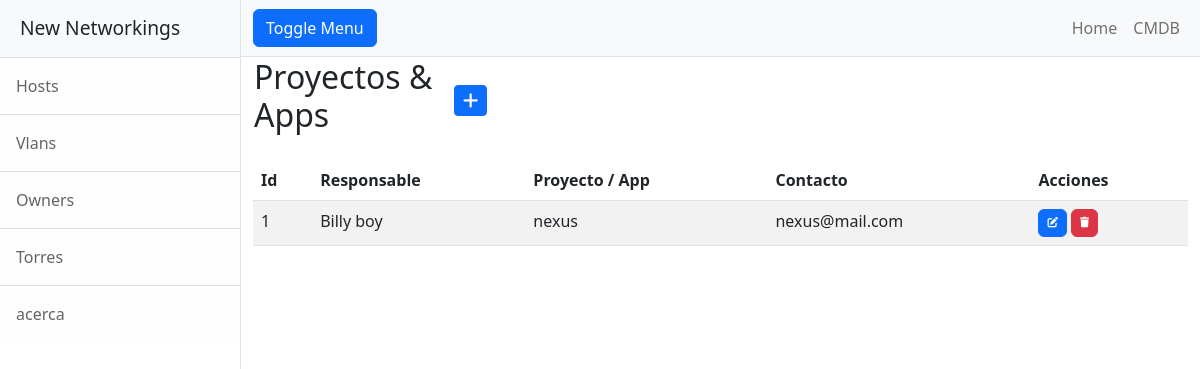
Page /owners/ on the earlier database version.
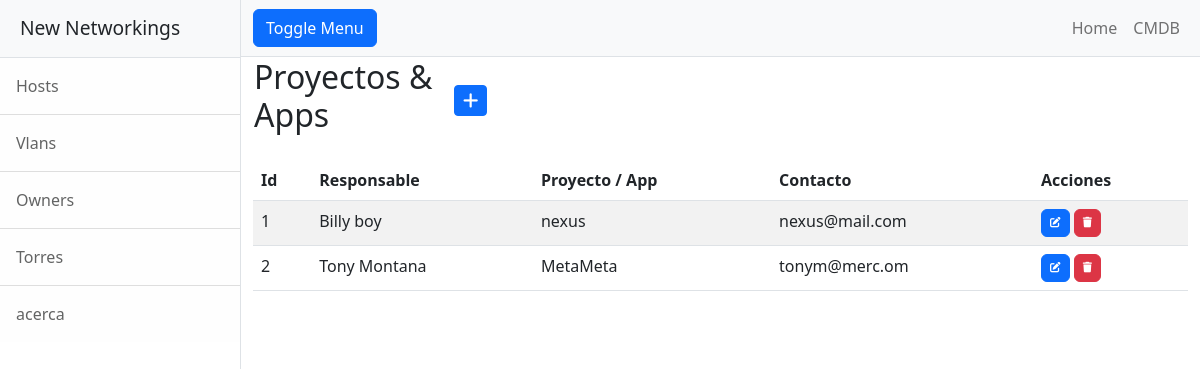
Same page on the later database version.
### entidades/models.py (models this page shows, shortened)
class Owners(models.Model):
    responsables = models.CharField(max_length=60)
    proyecto = models.CharField(max_length=60)
    contacto = models.CharField(max_length=60)

### entidades/views.py (the view)
# urls.py: path('owners/', OwnersList.as_view(), name="owners"),
class OwnersList(ListView):
    model = Owners

### entidades/templates/entidades/owners_list.html (shortened to what this page needs)
{% extends "entidades/index.html" %}
{% block titulo %}
 <table>
    <tr>
        <td width="200"><h2>Proyectos & Apps</h2></td>
        <td>
            <a
            href="{% url 'ownersCreate' %}"
            class="btn btn-primary btn-sm"
            >
            </a>
        </td>
    </tr>
</table>
{% endblock titulo %}
{% block contenido %}
<table class="table table-striped">
    <thead>
        <tr>
            <th>Id</th>
            <th>Responsable</th>
            <th>Proyecto / App</th>
            <th>Contacto</th>
            <th>Acciones</th>
        </tr>
    </thead>
    <tbody>
    {% for e in owners_list  %}
        <tr>
            <td>{{ e.id }}</td>
            <td>{{ e.responsables }}</td>
            <td>{{ e.proyecto }}</td>
            <td>{{ e.contacto }}</td>
            <td>
                <a
                  href="{% url 'ownersUpdate' e.id %}"
                  class="btn btn-primary"
                  style="--bs-btn-padding-y: .25rem; --bs-btn-padding-x: .5rem; --bs-btn-font-size: .75rem;"
                  >
                </a>
                <a
                  href="{% url 'ownersDelete' e.id %}"
                  class="btn btn-danger"
                  style="--bs-btn-padding-y: .25rem; --bs-btn-padding-x: .5rem; --bs-btn-font-size: .75rem;"
                  >
                </a>
            </td>
        </tr>
    {% endfor %}
    </tbody>
</table>
{% endblock contenido %}

Differences in the rows shown:
added Owners: id "2", responsables "Tony Montana", proyecto "MetaMeta", contacto "tonym@merc.om"
